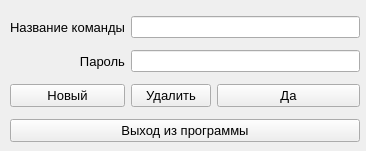
<?xml version="1.0" encoding="UTF-8"?>
<ui version="4.0">
 <class>Form</class>
 <widget class="QWidget" name="Form">
  <property name="geometry">
   <rect>
    <x>0</x>
    <y>0</y>
    <width>366</width>
    <height>151</height>
   </rect>
  </property>
  <property name="windowTitle">
   <string>Выбор пользователя:</string>
  </property>
  <widget class="QWidget" name="gridLayoutWidget">
   <property name="geometry">
    <rect>
     <x>10</x>
     <y>10</y>
     <width>350</width>
     <height>159</height>
    </rect>
   </property>
   <layout class="QGridLayout" name="gridLayout">
    <item row="2" column="0">
     <widget class="QLabel" name="label_password">
      <property name="font">
       <font>
        <pointsize>10</pointsize>
       </font>
      </property>
      <property name="text">
       <string>Пароль</string>
      </property>
      <property name="alignment">
       <set>Qt::AlignRight|Qt::AlignTrailing|Qt::AlignVCenter</set>
      </property>
     </widget>
    </item>
    <item row="0" column="0">
     <widget class="QLabel" name="label_name">
      <property name="font">
       <font>
        <pointsize>10</pointsize>
       </font>
      </property>
      <property name="text">
       <string>Название команды</string>
      </property>
      <property name="alignment">
       <set>Qt::AlignRight|Qt::AlignTrailing|Qt::AlignVCenter</set>
      </property>
     </widget>
    </item>
    <item row="3" column="1">
     <widget class="QPushButton" name="btn_del_user">
      <property name="font">
       <font>
        <pointsize>10</pointsize>
       </font>
      </property>
      <property name="text">
       <string>Удалить</string>
      </property>
     </widget>
    </item>
    <item row="3" column="0">
     <widget class="QPushButton" name="btn_new_user">
      <property name="font">
       <font>
        <pointsize>10</pointsize>
       </font>
      </property>
      <property name="text">
       <string>Новый</string>
      </property>
     </widget>
    </item>
    <item row="3" column="2">
     <widget class="QPushButton" name="btn_cur_user">
      <property name="font">
       <font>
        <pointsize>10</pointsize>
       </font>
      </property>
      <property name="text">
       <string>Да</string>
      </property>
     </widget>
    </item>
    <item row="5" column="0" colspan="3">
     <widget class="QPushButton" name="btn_exit">
      <property name="font">
       <font>
        <pointsize>10</pointsize>
       </font>
      </property>
      <property name="text">
       <string>Выход из программы</string>
      </property>
     </widget>
    </item>
    <item row="2" column="1" colspan="2">
     <widget class="QLineEdit" name="password"/>
    </item>
    <item row="6" column="2">
     <spacer name="horizontalSpacer">
      <property name="orientation">
       <enum>Qt::Horizontal</enum>
      </property>
      <property name="sizeHint" stdset="0">
       <size>
        <width>40</width>
        <height>20</height>
       </size>
      </property>
     </spacer>
    </item>
    <item row="0" column="1" colspan="2">
     <widget class="QLineEdit" name="name_team"/>
    </item>
   </layout>
  </widget>
 </widget>
 <resources/>
 <connections/>
</ui>
